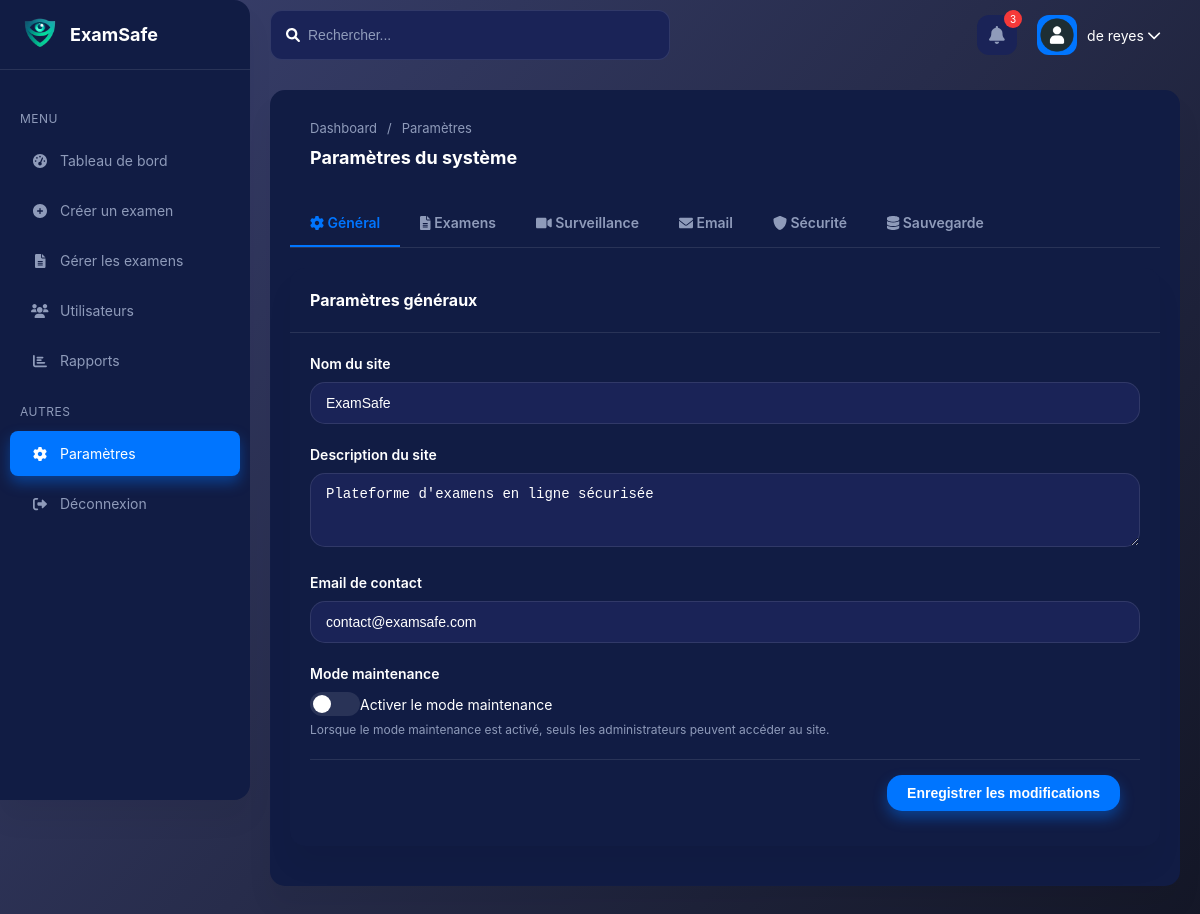
The app's page /admin/settings.php (signed in) with its own data.
### tables this page shows
CREATE TABLE `settings` (
  `id` int NOT NULL,
  `setting_key` varchar(100) NOT NULL,
  `value` text,
  `created_at` datetime NOT NULL DEFAULT CURRENT_TIMESTAMP,
  `updated_at` datetime DEFAULT NULL ON UPDATE CURRENT_TIMESTAMP,
  `description` text
);

### admin/settings.php (the view, shortened to what this page needs)
<?php
require_once '../includes/auth.php';
function getSetting($conn, $key, $default = '') {
    $stmt = $conn->prepare("SELECT value FROM settings WHERE setting_key = ?");
    $stmt->bind_param("s", $key);
    $stmt->execute();
    $result = $stmt->get_result();
    if ($result->num_rows > 0) {
        return $result->fetch_assoc()['value'];
    }
    return $default;
}
$pageTitle = "Paramètres du système";
include 'includes/header.php';
?>
<div class="card mb-20" >
    <div class="card-body">
        <div class="admin-header">
            <div>
                <div class="page-path">
                    <a href="index.php">Dashboard</a>
                    <span class="separator">/</span>
                    <span>Paramètres</span>
                </div>
                <h1 class="page-title"><?php echo $pageTitle; ?></h1>
            </div>
        </div>
        <div class="main-content">
            <div class="tabs">
                <div class="tab-item active" data-tab="general">
                    <i class="fas fa-cog"></i> Général
                </div>
                <div class="tab-item" data-tab="exam">
                    <i class="fas fa-file-alt"></i> Examens
                </div>
                <div class="tab-item" data-tab="proctoring">
                    <i class="fas fa-video"></i> Surveillance
                </div>
                <div class="tab-item" data-tab="email">
                    <i class="fas fa-envelope"></i> Email
                </div>
                <div class="tab-item" data-tab="security">
                    <i class="fas fa-shield-alt"></i> Sécurité
                </div>
                <div class="tab-item" data-tab="backup">
                    <i class="fas fa-database"></i> Sauvegarde
                </div>
            </div>
            <div class="tab-content active" id="general-tab">
                <div class="card">
                    <div class="card-header">
                        <h2 class="card-title">Paramètres généraux</h2>
                    </div>
                    <div class="card-body">
                        <form method="post" action="" class="form">
                            <div class="form-group">
                                <label for="site_name" class="form-label">Nom du site</label>
                                <input type="text" id="site_name" name="site_name" class="form-control"
                                       value="<?php echo getSetting($conn, 'site_name', 'ExamSafe'); ?>" required>
                            </div>
                            <div class="form-group">
                                <label for="site_description" class="form-label">Description du site</label>
                                <textarea id="site_description" name="site_description" class="form-control" rows="3"><?php echo getSetting($conn, 'site_description', 'Plateforme d\'examens en ligne sécurisée'); ?></textarea>
                            </div>
                            <div class="form-group">
                                <label for="contact_email" class="form-label">Email de contact</label>
                                <input type="email" id="contact_email" name="contact_email" class="form-control"
                                       value="<?php echo getSetting($conn, 'contact_email', 'contact@examsafe.com'); ?>" required>
                            </div>
                            <div class="form-group">
                                <label class="form-label d-block">Mode maintenance</label>
                                <div class="d-flex align-items-center">
                                    <label class="switch">
                                        <span class="slider"></span>
                                    </label>
                                    <span class="ml-10">Activer le mode maintenance</span>
                                </div>
                                <div class="form-text">Lorsque le mode maintenance est activé, seuls les administrateurs peuvent accéder au site.</div>
                            </div>
                            <div class="card-footer">
                                <button type="submit" name="update_general" class="btn btn-primary">Enregistrer les modifications</button>
                            </div>
                        </form>
                    </div>
                </div>
            </div>
        </div>
    </div>
</div>

### assets/css/admin.css (style rules this page uses)
:root { --primary-color: #0075ff; --primary-hover: #0061d5; --secondary-color: #344767; --background-dark: #0f1535; --background-card: #111c44; --background-card-light: #1a2357; --text-color: #ffffff; --text-muted: #8f9bba; --success-color: #01b574; --danger-color: #f53939; --warning-color: #ffb547; --info-color: #0075ff; --border-color: #2d3867; --sidebar-width: 250px; --header-height: 70px; --border-radius: 15px; --card-shadow: 0 20px 27px 0 rgba(0, 0, 0, 0.05); --transition: all 0.3s ease; }
* { margin: 0; padding: 0; box-sizing: border-box; }
body { font-family: "Plus Jakarta Display", -apple-system, BlinkMacSystemFont, "Segoe UI", Roboto, Oxygen, Ubuntu, Cantarell, "Open Sans", "Helvetica Neue", sans-serif; background-color: var(--background-dark); background-image: linear-gradient(310deg, #141727 0%, #3a416f 100%); color: var(--text-color); line-height: 1.5; font-size: 14px; min-height: 100vh; }
a { text-decoration: none; color: inherit; }
.admin-header { height: var(--header-height); display: flex; align-items: center; justify-content: space-between; padding: 0 20px; margin-bottom: 20px; }
.page-path { display: flex; align-items: center; gap: 5px; color: var(--text-muted); font-size: 13px; }
.page-path a { color: var(--text-muted); transition: var(--transition); }
.page-path .separator { margin: 0 5px; }
.page-title { font-size: 18px; font-weight: 700; color: var(--text-color); margin-top: 5px; }
.card { background-color: var(--background-card); border-radius: var(--border-radius); box-shadow: var(--card-shadow); margin-bottom: 20px; overflow: hidden; }
.card-header { padding: 20px; border-bottom: 1px solid rgba(255, 255, 255, 0.1); display: flex; justify-content: space-between; align-items: center; }
.card-title { font-size: 16px; font-weight: 700; color: var(--text-color); }
.card-body { padding: 20px; }
.card-footer { padding: 15px 20px; border-top: 1px solid rgba(255, 255, 255, 0.1); display: flex; justify-content: flex-end; gap: 10px; }
.form-group { margin-bottom: 20px; }
.form-label { display: block; margin-bottom: 8px; font-weight: 600; color: var(--text-color); }
.form-control { width: 100%; padding: 12px 15px; border: 1px solid rgba(255, 255, 255, 0.1); border-radius: 15px; background-color: var(--background-card-light); color: var(--text-color); font-size: 14px; transition: border-color 0.15s ease-in-out; }
.form-control::placeholder { color: var(--text-muted); }
.form-text { margin-top: 5px; font-size: 12px; color: var(--text-muted); }
.switch { position: relative; display: inline-block; width: 50px; height: 24px; }
.slider { position: absolute; cursor: pointer; top: 0; left: 0; right: 0; bottom: 0; background-color: rgba(255, 255, 255, 0.1); transition: .4s; border-radius: 34px; }
.slider:before { position: absolute; content: ""; height: 18px; width: 18px; left: 3px; bottom: 3px; background-color: white; transition: .4s; border-radius: 50%; }
.btn { display: inline-flex; align-items: center; justify-content: center; padding: 10px 20px; font-size: 14px; font-weight: 600; border-radius: 15px; border: none; cursor: pointer; transition: all 0.3s ease; }
.btn-primary { background-color: var(--primary-color); color: white; box-shadow: 0 7px 14px rgba(0, 117, 255, 0.4); }
.tabs { display: flex; border-bottom: 1px solid rgba(255, 255, 255, 0.1); margin-bottom: 20px; }
.tab-item { padding: 12px 20px; font-weight: 600; cursor: pointer; border-bottom: 2px solid transparent; transition: var(--transition); color: var(--text-muted); }
.tab-item.active { color: var(--primary-color); border-bottom-color: var(--primary-color); }
.tab-content { display: none; }
.tab-content.active { display: block; }
.d-flex { display: flex; }
.align-items-center { align-items: center; }
.mb-20 { margin-bottom: 20px; }

### records on screen
settings: site_name "ExamSafe"
settings: site_description "Plateforme d'examens en ligne sécurisée"
settings: contact_email "contact@examsafe.com"

### other values on screen
$_SESSION['username'] "de reyes"
$pageTitle "Paramètres du système"
